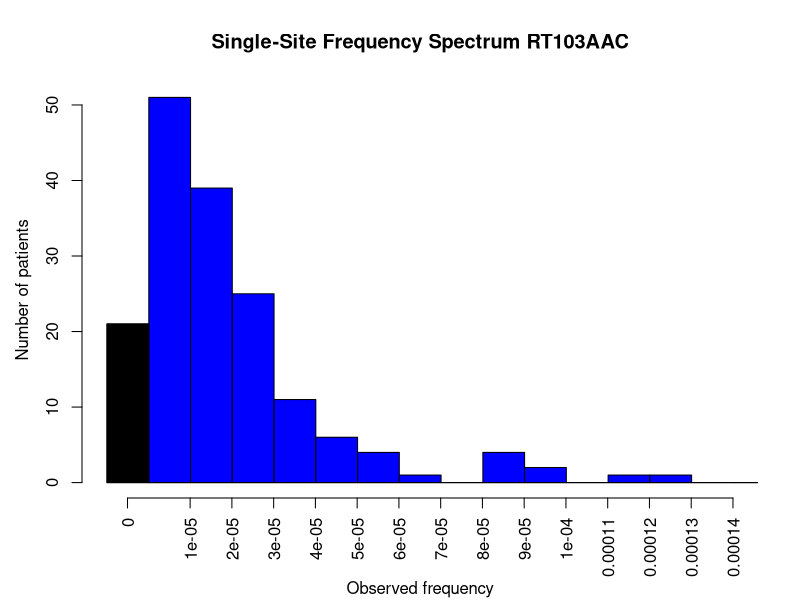
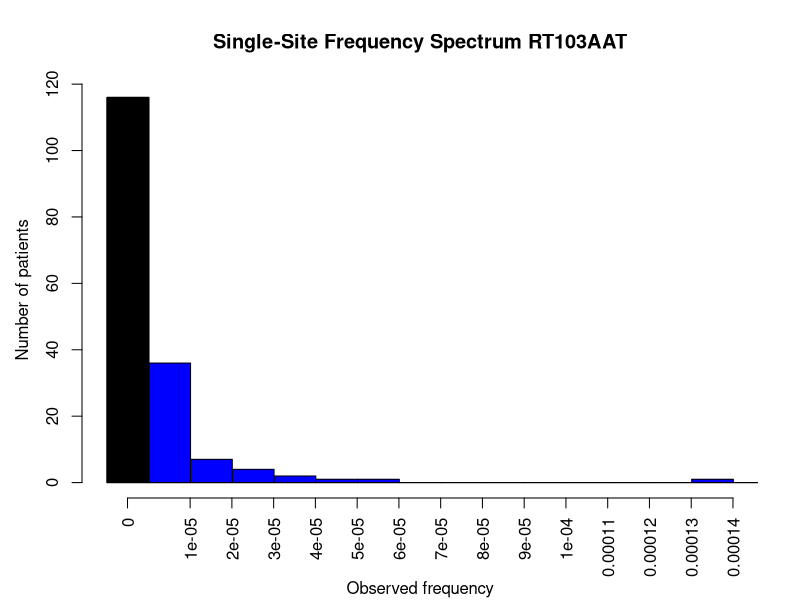

The R source for these figures, in order:

#Feb 2016, my goal is to make simple SFS plot for talk on Saturday (BAPGXIII)

setwd("~/Dropbox/MarionKristofBachelerProject/GitMarionKristof/bachelerProject/ParedesDataA5095")

Data<-read.csv("MeanFreqDataRanSubCohort.csv")

Freqs103AAC<-Data$K103AACFreq[!is.na(Data$K103AACFreq)]

br<-seq(-0.00001+10^-7,0.1,by=0.00001)

png("Freqs103AAC.png")
hist(Freqs103AAC,xlim=c(-0.00001+10^-7,0.00014),breaks=br, 
     ylab="", xlab = "", main="Single-Site Frequency Spectrum RT103AAC",
     xaxt="n", col="blue"
)
axis(1, at=c(round(br[2],5)-0.000005,round(br[3:16],5)),labels=round(br[2:16],5), col.axis="black", las=2)
hist(rep(0,length(which(Freqs103AAC==0))),breaks=br, add = T, col=1)
mtext("Observed frequency", side=1, line=4, cex.lab=1,las=1, col="black")
mtext("Number of patients", side=2, line=2.5, cex.lab=1,las=3, col="black")
dev.off()

Freqs103AAT<-Data$K103AATFreq[!is.na(Data$K103AATFreq)]

png("Freqs103AAT.png")
hist(Freqs103AAT,xlim=c(-0.00001+10^-7,0.00014),breaks=br, 
     ylab="", xlab = "", main="Single-Site Frequency Spectrum RT103AAT",
     xaxt="n", col="blue"
)
axis(1, at=c(round(br[2],5)-0.000005,round(br[3:16],5)),labels=round(br[2:16],5), col.axis="black", las=2)
hist(rep(0,length(which(Freqs103AAT==0))),breaks=br, add = T, col=1)
mtext("Observed frequency", side=1, line=4, cex.lab=1,las=1, col="black")
mtext("Number of patients", side=2, line=2.5, cex.lab=1,las=3, col="black")
dev.off()
